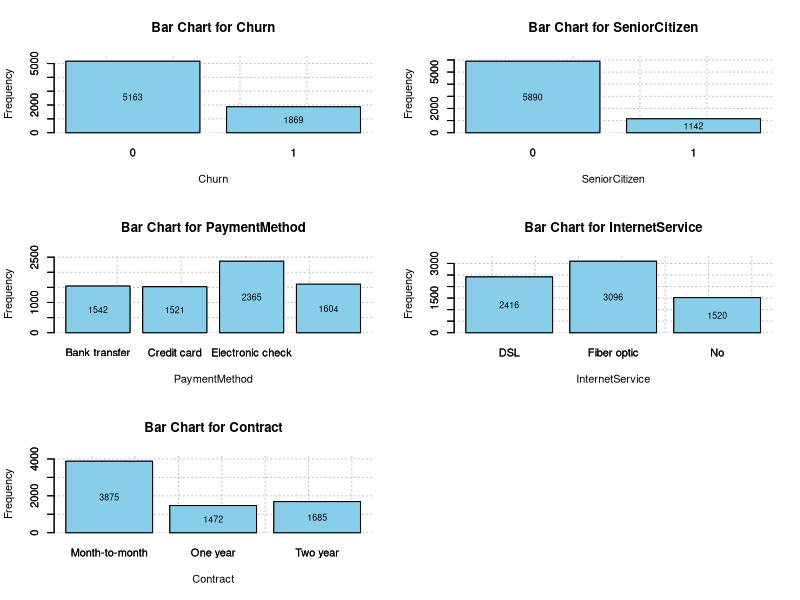
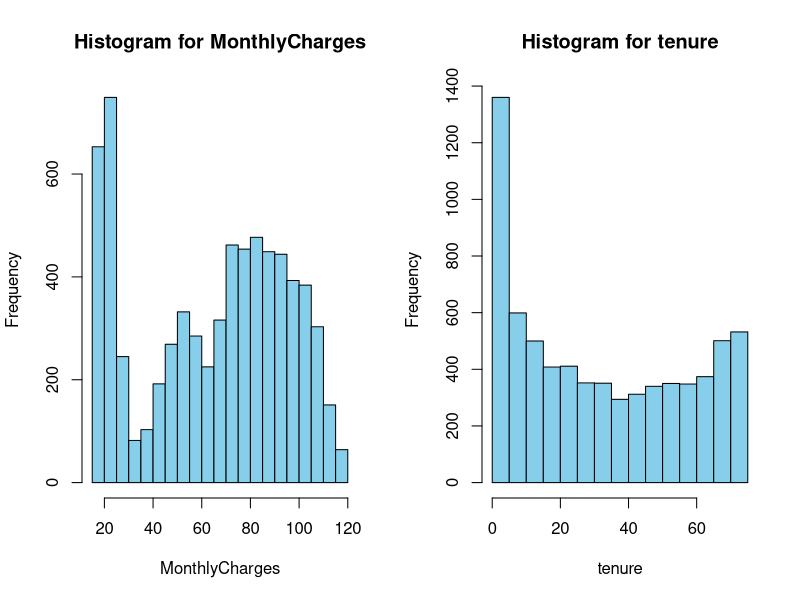
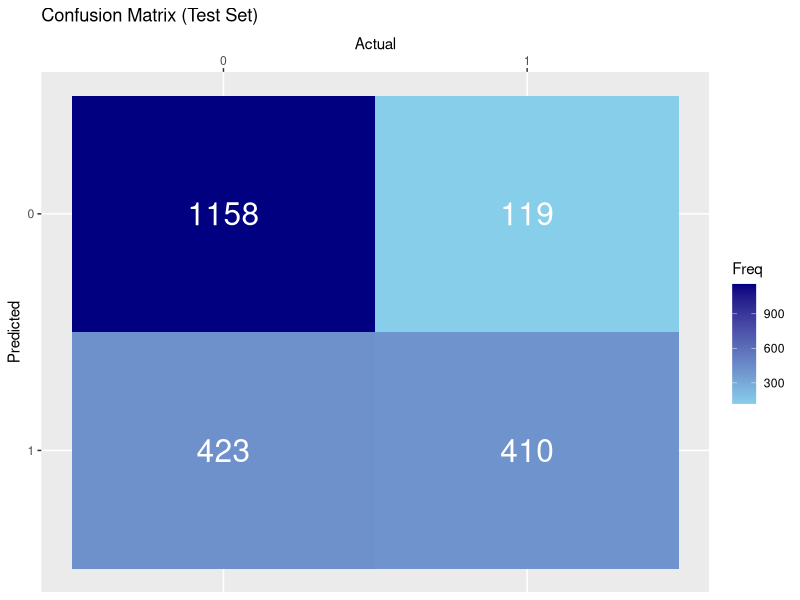
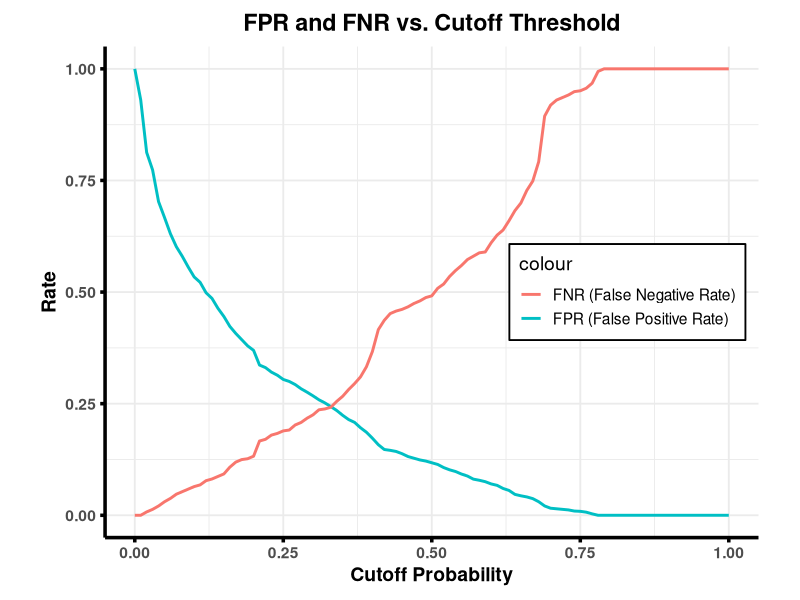
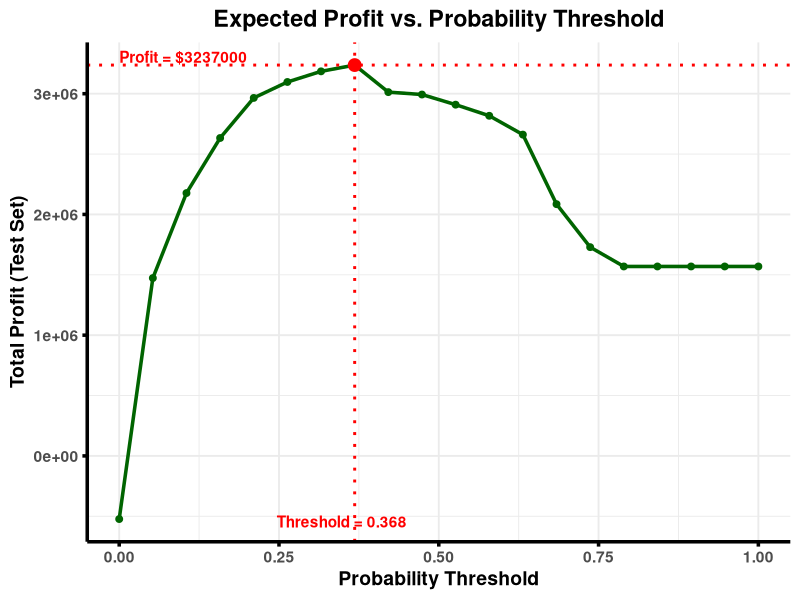

Write R code to recreate these figures, in order.
## ---- chunk 1
knitr::opts_chunk$set(echo = TRUE)
## ---- chunk 2
library(readr)
library(dplyr)
library(ggplot2)
library(caret)
library(reshape2)
## ---- chunk 3
# NOTE: Data files must be in a 'Data' subdirectory relative to this R Markdown file
# Expected structure:
#   - prob4.Rmd
#   - Data/
#     |- laptop_train.csv
#     |- laptop_test.csv
setwd(dirname(rstudioapi::getSourceEditorContext()$path))

# Read CSV files using relative paths
df_orig <- read_csv("../customerchurn.csv")
## ---- chunk 4
str(df_orig) # structure (variable types, first few entries)
summary(df_orig) # summary statistics by column
## ---- chunk 5
# Set up 3x2 grid layout
par(mfrow = c(3, 2))

barchartvector = c("Churn", "SeniorCitizen", 
                    "PaymentMethod", "InternetService", "Contract")
for (col_name in barchartvector) {
  counts <- table(df_orig[[col_name]])
  
  # Create the barplot and store the bar positions
  bar_positions <- barplot(counts, 
          main = paste("Bar Chart for", col_name), 
          xlab = col_name, 
          ylab = "Frequency",
          col = "skyblue",
          ylim = c(0, max(counts) * 1.1))  # Add some space at top
  
  # Add grid
  grid(nx = NULL, ny = NULL, col = "gray", lty = "dotted", lwd = 1)
  
  # Redraw the bars on top of the grid
  barplot(counts, 
          col = "skyblue", 
          add = TRUE)
  
  # Add text labels inside each bar
  text(x = bar_positions, 
       y = counts / 2,  # Position at middle of each bar
       labels = counts, 
       cex = 0.8,  # Text size
       col = "black")  # Text color for visibility
}
## ---- chunk 6
# Set up 1x2 grid layout for histograms
par(mfrow = c(1, 2))

histvector = c("MonthlyCharges", "tenure")
for (col_name in histvector) {
  # Use the actual column values, not table counts
  hist(df_orig[[col_name]], 
          main = paste("Histogram for", col_name), 
          xlab = col_name, 
          ylab = "Frequency",
          col = "skyblue", breaks = "FD")
}

# Reset to default single plot layout
par(mfrow = c(1, 1))
## ---- chunk 7
# Use table() function to see the distribution of the target variable
churn_table <- table(df_orig$Churn)
print(churn_table)

# Number of customers who did not churn (Churn = 0)
customers_not_churned <- churn_table[1]
cat("Customers who did not churn:", customers_not_churned, "\n")

# Number of customers who churned (Churn = 1)  
customers_churned <- churn_table[2]
cat("Customers who churned:", customers_churned, "\n")

# Compute churn rate (proportion of customers who churned)
churn_rate <- customers_churned / sum(churn_table)
cat("Churn rate:", round(churn_rate, 4), "or", round(churn_rate * 100, 2), "%\n")
## ---- chunk 8
# To compute customer's churn rate
# Method 1: Using mean() function (churn is doubled encoded as 0/1)
churn_rate <- mean(df_orig$Churn == 1)
print(churn_rate)
## ---- chunk 9
set.seed(15072)
# creating a binary dependent variable for churn (0 = no, 1 = churn)
df_orig$Churn <- as.factor(df_orig$Churn)

# training (70%) and test (30%) partition
smp_size <- floor(0.70 * nrow(df_orig))
train_ind <- sample(seq_len(nrow(df_orig)), size = smp_size, replace = FALSE)
df_train <- df_orig[train_ind, ]
df_test <- df_orig[-train_ind, ]
## ---- chunk 10
# Fit logistic regression model on training data
mod_logit <- glm(Churn ~ . - PaymentMethod, data = df_train, family = binomial)
summary(mod_logit)
## ---- chunk 11
# State the value of and interpret the coefficient for SeniorCitizen
coef_summary <- summary(mod_logit)$coefficients
senior_coef <- coef_summary["SeniorCitizen", "Estimate"]
cat(sprintf("Coefficient for SeniorCitizen: %.4f\n", senior_coef))
## ---- chunk 12
customer_5 <- df_orig[5, ]
print(customer_5)
## ---- chunk 13
churn_prob <- predict(mod_logit, newdata = customer_5, type = "response")
cat(sprintf("Predicted probability of churn for customer 5: %.4f\n", churn_prob))
## ---- chunk 14
# Predict probabilities on test set
pred_probs <- predict(mod_logit, newdata = df_test, type = "response")

# Classify based on threshold of 0.3 (any probability higher 
# than 30% will be considered as churn)
pred_classes <- ifelse(pred_probs > 0.3, 1, 0)

# Confusion matrix
conf_matrix <- table(Predicted = pred_classes, Actual = df_test$Churn)
print(conf_matrix)
## ---- chunk 15
# Visualize confusion matrix as heatmap
cm_df <- as.data.frame(conf_matrix)
colnames(cm_df) <- c("Predicted", "Actual", "Freq")
cm_df$Predicted <- factor(cm_df$Predicted, levels = c(1, 0))
cm_df$Actual <- factor(cm_df$Actual, levels = c(0, 1))

ggplot(cm_df, aes(x = Actual, y = Predicted, fill = Freq)) +
  geom_tile() +
  geom_text(aes(label = Freq), color = "white", size = 8) +
  scale_fill_gradient(low = "skyblue", high = "navy") +
  labs(
    title = "Confusion Matrix (Test Set)",
    x = "Actual",
    y = "Predicted"
  ) +
  scale_x_discrete(position = "top") # Put Actual labels on top to match table
## ---- chunk 16
# Threshold plot: FPR and FNR vs cutoff

cutoffs <- seq(0, 1, by = 0.01)
fpr <- fnr <- numeric(length(cutoffs))

actual <- df_test$Churn

for (i in seq_along(cutoffs)) {
  pred <- ifelse(pred_probs > cutoffs[i], 1, 0)
  cm <- table(factor(pred, levels = c(0,1)), factor(actual, levels = c(0,1)))
  # cm[1,1]=TN, cm[1,2]=FN, cm[2,1]=FP, cm[2,2]=TP
  fp <- cm[2,1]
  fn <- cm[1,2]
  tn <- cm[1,1]
  tp <- cm[2,2]
  fpr[i] <- ifelse((fp + tn) > 0, fp / (fp + tn), NA)
  fnr[i] <- ifelse((fn + tp) > 0, fn / (fn + tp), NA)
}

threshold_df <- data.frame(
  Cutoff = cutoffs,
  FPR = fpr,
  FNR = fnr
)

ggplot(threshold_df, aes(x = Cutoff)) +
  geom_line(aes(y = FPR, color = "FPR (False Positive Rate)"), size = 1) +
  geom_line(aes(y = FNR, color = "FNR (False Negative Rate)"), size = 1) +
  labs(
    title = "FPR and FNR vs. Cutoff Threshold",
    x = "Cutoff Probability",
    y = "Rate"
  ) +
  theme_minimal(base_size = 14) +
  theme(
    axis.title = element_text(face = "bold"),
    axis.text = element_text(face = "bold"),
    plot.title = element_text(face = "bold", hjust = 0.5),
    axis.line = element_line(size = 1.2, colour = "black"),
    axis.ticks = element_line(size = 1.2, colour = "black"),
    plot.margin = margin(10, 30, 10, 30),
    legend.position = c(0.98, 0.5),           # right end, middle
    legend.justification = c("right", "center"),
    legend.background = element_rect(fill = "white", color = "black")
  ) +
  coord_cartesian(xlim = c(0, 1), ylim = c(0, 1))
## ---- chunk 17
# Define profit matrix
profit_matrix <- matrix(
  c(2000, -1000, -6000, 3000), # order: TP, FP, FN, TN
  nrow = 2, byrow = TRUE,
  dimnames = list(
    "Predicted" = c("Churn", "NonChurn"),
    "Actual" = c("Churn", "NonChurn")
  )
)

# Thresholds: 20 equally spaced values between 0 and 1
thresholds <- seq(0, 1, length.out = 20)
profits <- numeric(length(thresholds))
TPs <- FPs <- FNs <- TNs <- numeric(length(thresholds))

actual <- df_test$Churn

for (i in seq_along(thresholds)) {
  pred <- ifelse(pred_probs > thresholds[i], 1, 0)
  # Confusion matrix: rows = predicted, cols = actual
  cm <- table(factor(pred, levels = c(1,0)), factor(actual, levels = c(1,0)))
  # cm[1,1]=TP, cm[1,2]=FP, cm[2,1]=FN, cm[2,2]=TN
  TP <- cm[1,1]
  FP <- cm[1,2]
  FN <- cm[2,1]
  TN <- cm[2,2]
  profits[i] <- TP*2000 + FP*(-1000) + FN*(-6000) + TN*3000
  TPs[i] <- TP
  FPs[i] <- FP
  FNs[i] <- FN
  TNs[i] <- TN
  cat(sprintf("Threshold: %.3f | TP: %d | FP: %d | TN: %d | FN: %d | Profit: $%d\n",
              thresholds[i], TP, FP, TN, FN, profits[i]))
}
## ---- chunk 18
# Create data frame for plotting
profit_df <- data.frame(
  Threshold = thresholds,
  Profit = profits
)

# Print the best threshold and its stats
best_idx <- which.max(profit_df$Profit)
cat(sprintf("\nBest Threshold: %.3f | TP: %d | FP: %d | TN: %d | FN: %d | Max Profit: $%d\n",
            profit_df$Threshold[best_idx], TPs[best_idx], FPs[best_idx],
            TNs[best_idx], FNs[best_idx], profit_df$Profit[best_idx]))
## ---- chunk 19
ggplot(profit_df, aes(x = Threshold, y = Profit)) +
  geom_line(color = "darkgreen", size = 1.2) +
  geom_point(color = "darkgreen", size = 2) +
  # Highlight best threshold with a red circle
  geom_point(
    data = profit_df[best_idx, , drop = FALSE],
    aes(x = Threshold, y = Profit),
    color = "red", size = 4, shape = 21, fill = "red"
  ) +
  # Add dotted lines to axes from the best point
  geom_vline(
    xintercept = profit_df$Threshold[best_idx],
    linetype = "dotted", color = "red", size = 1
  ) +
  geom_hline(
    yintercept = profit_df$Profit[best_idx],
    linetype = "dotted", color = "red", size = 1
  ) +
  # Annotate the best point with threshold and profit values
  annotate(
    "text",
    x = profit_df$Threshold[best_idx],
    y = min(profit_df$Profit),
    label = sprintf("Threshold = %.3f", profit_df$Threshold[best_idx]),
    vjust = 0.7, hjust = 0.6, color = "red", fontface = "bold"
  ) +
  annotate(
    "text",
    x = min(profit_df$Threshold),
    y = profit_df$Profit[best_idx],
    label = sprintf("Profit = $%d", profit_df$Profit[best_idx]),
    vjust = -0.2, hjust = 0, color = "red", fontface = "bold"
  ) +
  labs(
    title = "Expected Profit vs. Probability Threshold",
    x = "Probability Threshold",
    y = "Total Profit (Test Set)"
  ) +
  theme_minimal(base_size = 14) +
  theme(
    axis.title = element_text(face = "bold"),
    axis.text = element_text(face = "bold"),
    axis.line = element_line(size = 1.2, colour = "black"),
    axis.ticks = element_line(size = 1.2, colour = "black"),
    plot.title = element_text(face = "bold", hjust = 0.5)
  )
